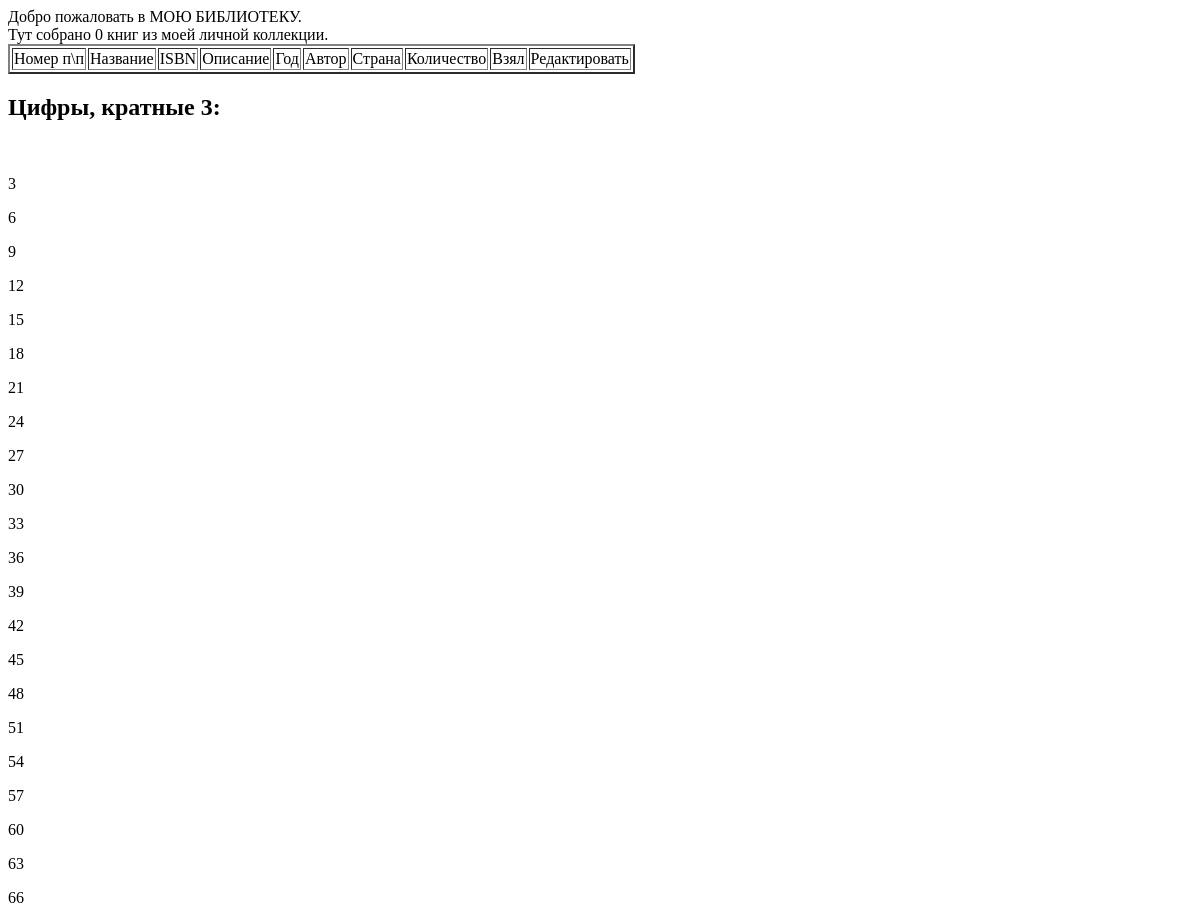
Before: /index/ (upper part) with the older database file.
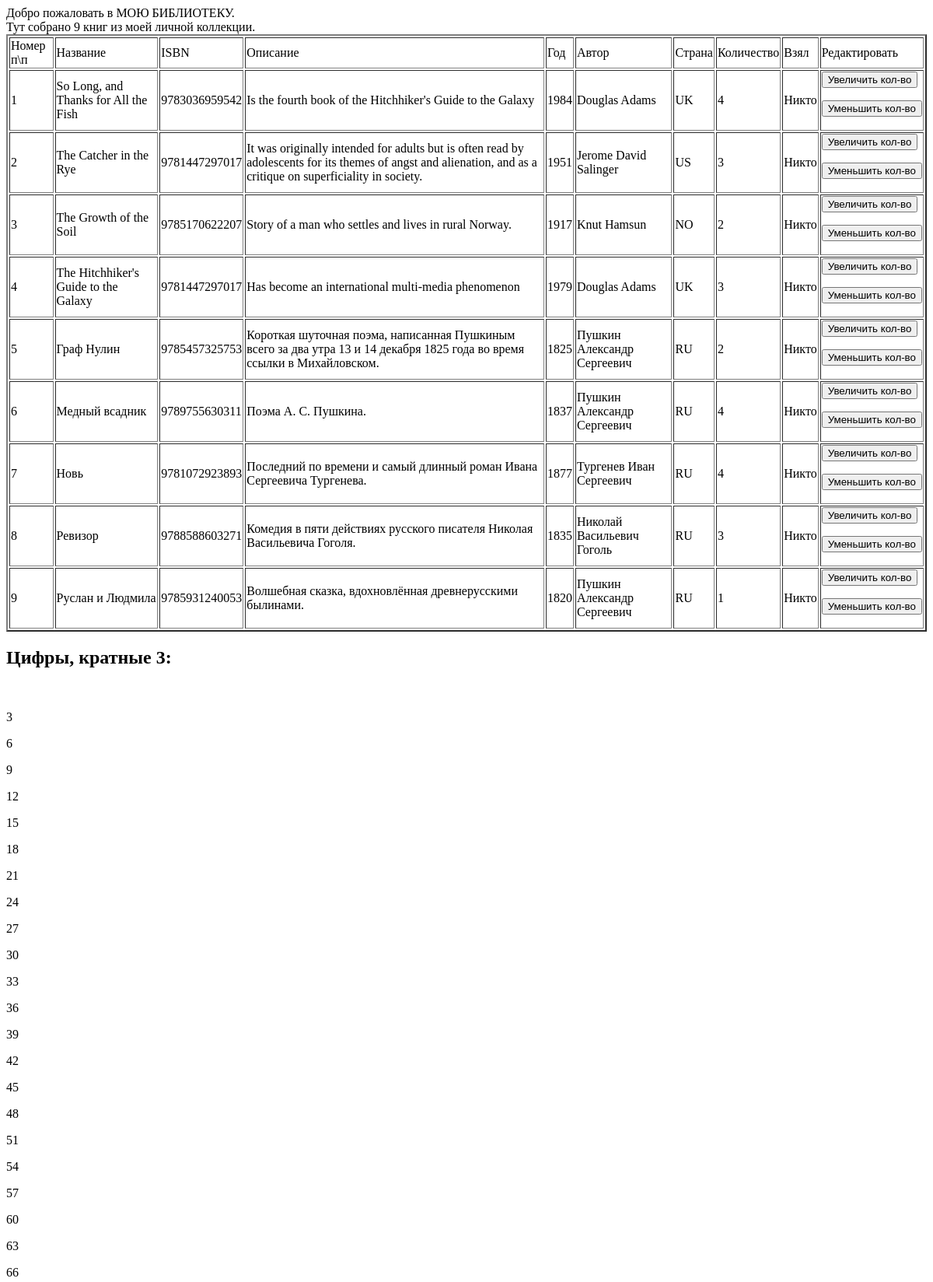
After: the same page with the newer database file.
### p_library/models.py (models this page shows, shortened)
class Book(models.Model):
    ISBN = models.CharField(max_length=13)
    title = models.TextField()
    description = models.TextField()
    year_release = models.SmallIntegerField()
    copy_count = models.PositiveSmallIntegerField(default=1)
    price = models.FloatField(default=0.00)
    author = models.ForeignKey('Author', on_delete=models.CASCADE)
    publisher = models.ForeignKey('Publisher', on_delete=models.CASCADE)
    friend = models.ForeignKey('Friend', on_delete=models.CASCADE, null=True, related_name='friends')
    class Meta:
        ordering = ['title']
        verbose_name = 'Книги'
        verbose_name_plural = 'Книги'

class Author(models.Model):
    full_name = models.TextField()
    birth_year = models.SmallIntegerField()
    country = models.CharField(max_length=2)
    publisher = models.ForeignKey('Publisher', on_delete=models.CASCADE)
    class Meta:
        verbose_name = "Автор"
        verbose_name_plural = "Авторы"

### p_library/views.py (the view)
# urls.py: path('index/', views.index),
def index(request):
    template = loader.get_template('index.html')
    books = Book.objects.all()
    number_list = [x for x in range(1, 101)]
    biblio_data = {
        'title': 'Мою библиотеку',
        'books': books,
        'numbers': number_list
    }
    return HttpResponse(template.render(biblio_data, request))

### p_library/templates/index.html (shortened to what this page needs)
Добро пожаловать в {{ title | upper }}. <br>
Тут собрано {{ books | length }} книг из моей личной коллекции.
<table border="2">
    <thead>
    <tr>
        <td>Номер п\п</td>
        <td>Название</td>
        <td>ISBN</td>
        <td>Описание</td>
        <td>Год</td>
        <td>Автор</td>
        <td>Страна</td>
        <td>Количество</td>
        <td>Взял</td>
        <td>Редактировать</td>
    </tr>
    </thead>
    {% for book in books %}
    <tr>
        <td>{{ forloop.counter }}</td>
        <td>{{ book.title }}</td>
        <td>{{ book.ISBN }}</td>
        <td>{{ book.description }}</td>
        <td>{{ book.year_release }}</td>
        <td>{{ book.author.full_name }}</td>
        <td>{{ book.author.country }}</td>
        <td>{{ book.copy_count }}</td>
        {%if book.friend %}
        <td>{{ book.friend  }}</td>
        {% else %}
        <td>Никто</td>
        {% endif %}
        <td>
            <form action="/index/book_increment/" method="post" enctype="multipart/form-data">
                <input type="submit" value="Увеличить кол-во"/>
            </form>
            <form action="/index/book_decrement/" method="post" enctype="multipart/form-data">
                <input type="submit" value="Уменьшить кол-во"/>
            </form>
        </td>
    </tr>
    {% endfor %}
</table>
<h2>Цифры, кратные 3:</h2><br>
{% for number in numbers %}
{% if number|divisibleby:"3" %}
<p>{{ number }}</p>
{% endif %}
{% endfor %}

Changed rows visible on the page:
added Book: title "So Long, and Thanks for All the Fish", ISBN "9783036959542", description "Is the fourth book of the Hitchhiker's Guide to the Galaxy", year_release "1984", author.full_name "Douglas Adams", author.country "UK", copy_count "4", shows "Никто"
added Book: title "The Catcher in the Rye", ISBN "9781447297017", description "It was originally intended for adults but is often read by adolescents for its themes of angst and alienation, and as a critique on superficiality in society.", year_release "1951", author.full_name "Jerome David Salinger", author.country "US", copy_count "3", shows "Никто"
added Book: title "The Growth of the Soil", ISBN "9785170622207", description "Story of a man who settles and lives in rural Norway.", year_release "1917", author.full_name "Knut Hamsun", author.country "NO", copy_count "2", shows "Никто"
added Book: title "The Hitchhiker's Guide to the Galaxy", ISBN "9781447297017", description "Has become an international multi-media phenomenon", year_release "1979", author.full_name "Douglas Adams", author.country "UK", copy_count "3", shows "Никто"
added Book: title "Граф Нулин", ISBN "9785457325753", description "Короткая шуточная поэма, написанная Пушкиным всего за два утра 13 и 14 декабря 1825 года во время ссылки в Михайловском.", year_release "1825", author.full_name "Пушкин Александр Сергеевич", author.country "RU", copy_count "2", shows "Никто"
added Book: title "Медный всадник", ISBN "9789755630311", description "Поэма А. С. Пушкина.", year_release "1837", author.full_name "Пушкин Александр Сергеевич", author.country "RU", copy_count "4", shows "Никто"
added Book: title "Новь", ISBN "9781072923893", description "Последний по времени и самый длинный роман Ивана Сергеевича Тургенева.", year_release "1877", author.full_name "Тургенев Иван Сергеевич", author.country "RU", copy_count "4", shows "Никто"
added Book: title "Ревизор", ISBN "9788588603271", description "Комедия в пяти действиях русского писателя Николая Васильевича Гоголя.", year_release "1835", author.full_name "Николай Васильевич Гоголь", author.country "RU", copy_count "3", shows "Никто"
added Book: title "Руслан и Людмила", ISBN "9785931240053", description "Волшебная сказка, вдохновлённая древнерусскими былинами.", year_release "1820", author.full_name "Пушкин Александр Сергеевич", author.country "RU", copy_count "1", shows "Никто"
Other visible differences:
{{ books | length }}: "0" → "9"
